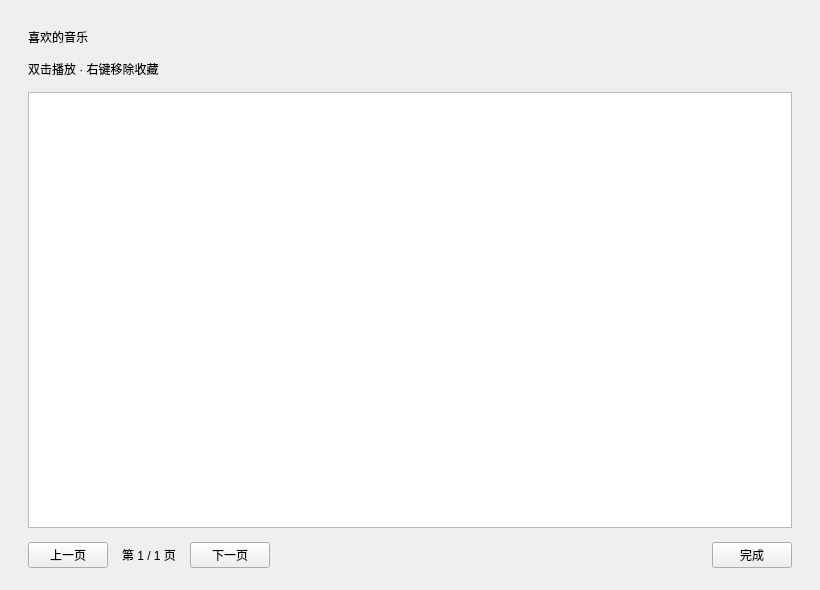
<?xml version="1.0" encoding="UTF-8"?>
<ui version="4.0">
 <class>LikeSong</class>
 <widget class="QDialog" name="LikeSong">
  <property name="geometry"><rect><x>0</x><y>0</y><width>820</width><height>590</height></rect></property>
  <property name="windowTitle"><string>喜欢的音乐</string></property>
  <layout class="QVBoxLayout" name="rootLayout">
   <property name="spacing"><number>14</number></property>
   <property name="leftMargin"><number>28</number></property>
   <property name="topMargin"><number>28</number></property>
   <property name="rightMargin"><number>28</number></property>
   <property name="bottomMargin"><number>22</number></property>
   <item><widget class="QLabel" name="label_FavoritesTitle"><property name="text"><string>喜欢的音乐</string></property><property name="role" stdset="0"><string>heading</string></property></widget></item>
   <item><widget class="QLabel" name="label_FavoritesHint"><property name="text"><string>双击播放 · 右键移除收藏</string></property><property name="wordWrap"><bool>true</bool></property><property name="role" stdset="0"><string>subtitle</string></property></widget></item>
   <item><widget class="QTableWidget" name="tableWidget_LikeSong"/></item>
   <item><layout class="QHBoxLayout" name="footerLayout">
    <item><widget class="QPushButton" name="pushButton_PreviousPage"><property name="text"><string>上一页</string></property><property name="autoDefault"><bool>false</bool></property></widget></item>
    <item><widget class="QLabel" name="label_Page"><property name="text"><string>第 1 / 1 页</string></property><property name="alignment"><set>Qt::AlignCenter</set></property><property name="role" stdset="0"><string>subtitle</string></property></widget></item>
    <item><widget class="QPushButton" name="pushButton_NextPage"><property name="text"><string>下一页</string></property><property name="autoDefault"><bool>false</bool></property></widget></item>
    <item><spacer name="footerSpacer"><property name="orientation"><enum>Qt::Horizontal</enum></property><property name="sizeHint" stdset="0"><size><width>20</width><height>20</height></size></property></spacer></item>
    <item><widget class="QPushButton" name="pushButton_Back"><property name="text"><string>完成</string></property><property name="autoDefault"><bool>false</bool></property></widget></item>
   </layout></item>
  </layout>
 </widget>
 <resources/>
 <connections/>
</ui>
